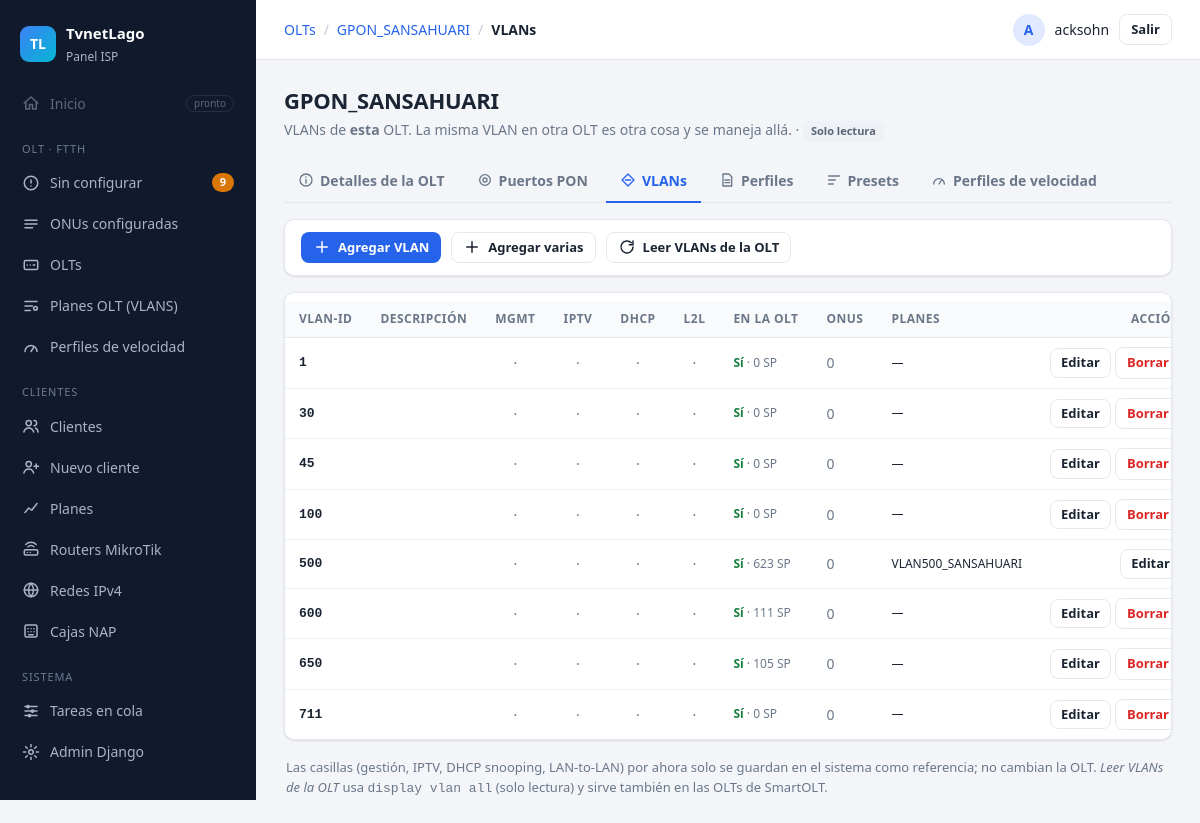
The app's page /olt/olts/5/vlans/ (signed in) with its own data.
### Aplicaciones/ServerOLT/models.py (models this page shows, shortened)
class OLT(models.Model):
    PROTOCOLOS = [("ssh", "SSH"), ("telnet", "Telnet")]
    nombre = models.CharField(max_length=50, unique=True)
    host = models.CharField(max_length=100)
    puerto_ssh = models.PositiveIntegerField("Puerto (SSH o Telnet)", default=22)
    usuario = models.CharField(max_length=50)
    clave = models.CharField(max_length=100)
    protocolo = models.CharField(max_length=6, choices=PROTOCOLOS, default="ssh")
    solo_lectura = models.BooleanField(
        default=False,
        help_text="Márcalo si esta OLT la maneja otro sistema (ej. SmartOLT): "
                  "solo se lee, nunca se autoriza ni se da de baja desde aquí.")
    snmp_comunidad = models.CharField(max_length=50, blank=True)
    snmp_puerto = models.PositiveIntegerField(default=161)
    activa = models.BooleanField(default=True)
    ACCIONES = [("", "—"), ("info", "Leyendo info de la OLT"),
                ("puertos", "Leyendo puertos PON"), ("puerto", "Cambiando puertos PON"),
                ("reset_pon", "Reiniciando ONUs de un puerto"),
                ("vlans", "Leyendo VLANs"), ("crear_vlan", "Creando VLANs"),
                ("perfiles_ont", "Leyendo perfiles")]
    modelo_equipo = models.CharField("Modelo", max_length=40, blank=True)
    version = models.CharField("Versión", max_length=60, blank=True)
    encendida_desde = models.DateTimeField(null=True, blank=True)
    tarjetas = models.JSONField(default=list, blank=True)
    conectada = models.BooleanField(null=True, blank=True, help_text="Resultado de la última conexión")
    info_leida = models.DateTimeField(null=True, blank=True)
    accion_pendiente = models.CharField(max_length=12, choices=ACCIONES, blank=True, default="")
    accion_desde = models.DateTimeField(null=True, blank=True)
    ultimo_error = models.TextField(blank=True)
    perfiles = models.JSONField(default=dict, blank=True)
    MINUTOS_TRABADA = 5  # paso 20b: una orden de OLT que no termina en este tiempo se da por fallida
    @property
    def accion_trabada(self):
        from datetime import timedelta
        from django.utils import timezone
        return bool(self.accion_pendiente and (self.accion_desde is None or
                    self.accion_desde < timezone.now() - timedelta(minutes=self.MINUTOS_TRABADA)))
    def liberar_si_trabada(self):
        if not self.accion_trabada:
            return False

class VLAN(models.Model):
    olt = models.ForeignKey(OLT, on_delete=models.CASCADE, related_name="vlans")
    vlan_id = models.PositiveSmallIntegerField("VLAN-ID")
    descripcion = models.CharField("Descripción", max_length=60, blank=True)
    gestion = models.BooleanField("Gestión / TR069 / VoIP", default=False)
    iptv = models.BooleanField("Multicast (IPTV)", default=False)
    dhcp_snooping = models.BooleanField("DHCP snooping", default=False)
    lan_to_lan = models.BooleanField("LAN-to-LAN", default=False)
    en_olt = models.BooleanField(null=True, blank=True, help_text="None = no se ha leído")
    tipo_olt = models.CharField(max_length=10, blank=True)
    service_ports = models.PositiveIntegerField(null=True, blank=True)
    creado = models.DateTimeField(auto_now_add=True)
    class Meta:
        verbose_name = "VLAN"
        verbose_name_plural = "VLANs"
        ordering = ["olt", "vlan_id"]
        constraints = [models.UniqueConstraint(fields=["olt", "vlan_id"], name="vlan_unica_por_olt")]

### Aplicaciones/ServerOLT/views.py (the view, shortened to what this page needs)
# urls.py: path("olts/<int:pk>/vlans/", views.vlans, name="vlans"),
@login_required
def vlans(request, pk):
    olt = get_object_or_404(OLT, pk=pk)
    olt.liberar_si_trabada()
    puede = request.user.has_perm("ServerOLT.change_olt")
    que = request.GET.get("form", "")
    form = form_multi = None
    return render(request, "olt/vlans.html", {
        "olt": olt, "vlans": _vlans_con_uso(olt), "form": form, "form_multi": form_multi,
        "cola": tasks.cola_de(olt), "sin_worker": _sin_worker(olt),
    })

### Aplicaciones/ServerOLT/templates/olt/vlans.html (shortened to what this page needs)
{% extends "panel/base.html" %}
{% block migas %}<a href="{% url 'olt:olts' %}">OLTs</a><span class="sep">/</span><a href="{% url 'olt:detalle_olt' olt.pk %}">{{ olt.nombre }}</a><span class="sep">/</span><strong>VLANs</strong>{% endblock %}
{% block contenido %}
<div class="cabecera">
  <div>
    <h1>{{ olt.nombre }}</h1>
    <p class="sub">VLANs de <strong>esta</strong> OLT. La misma VLAN en otra OLT es otra cosa y se maneja allá.
      {% if olt.solo_lectura %}· <span class="etiqueta etiqueta-gris">Solo lectura</span>{% endif %}</p>
  </div>
</div>
{% include "olt/_pestanas_olt.html" with pestana="vlans" %}
{% if form or form_multi %}
<form method="post" class="tarjeta formulario" style="max-width: 720px" novalidate>{% csrf_token %}
  {% if form %}
  <div class="tarjeta-titulo">Agregar VLAN</div>
  {% if form.non_field_errors %}<div class="aviso aviso-error"><span>{{ form.non_field_errors|join:" " }}</span></div>{% endif %}
  <div class="campos-2">
    {% include "clientes/_campo.html" with campo=form.vlan_id %}
    {% include "clientes/_campo.html" with campo=form.descripcion %}
  </div>
  {% include "clientes/_campo.html" with campo=form.gestion %}
  {% include "clientes/_campo.html" with campo=form.iptv %}
  {% include "clientes/_campo.html" with campo=form.dhcp_snooping %}
  {% include "clientes/_campo.html" with campo=form.lan_to_lan %}
  {% if form.crear_en_olt %}{% include "clientes/_campo.html" with campo=form.crear_en_olt %}{% endif %}
  {% else %}
  <div class="tarjeta-titulo">Agregar varias VLANs</div>
  {% include "clientes/_campo.html" with campo=form_multi.vlans %}
  {% include "clientes/_campo.html" with campo=form_multi.descripcion %}
  {% if form_multi.crear_en_olt %}{% include "clientes/_campo.html" with campo=form_multi.crear_en_olt %}{% endif %}
  {% endif %}
  <div class="aviso aviso-warning"><span>Recuerda agregar la VLAN al <strong>puerto de subida (uplink)</strong> de la OLT, si no, el tráfico no llega al MikroTik. Eso no se hace solo (igual que en SmartOLT).</span></div>
  <div class="acciones">
    <a class="btn btn-fantasma" href="{% url 'olt:vlans' olt.pk %}">Cancelar</a>
    <button class="btn btn-primario" type="submit" data-cargando="Guardando…">
      <svg viewBox="0 0 24 24"><path d="M5 12.5l4.5 4.5L19 7.5"/></svg> Guardar</button>
  </div>
</form>
{% else %}
<div class="tarjeta barra-acciones">
  {% if perms.ServerOLT.change_olt %}
  <a class="btn btn-primario btn-sm" href="?form=una"><svg viewBox="0 0 24 24"><path d="M12 5v14M5 12h14"/></svg> Agregar VLAN</a>
  <a class="btn btn-fantasma btn-sm" href="?form=varias"><svg viewBox="0 0 24 24"><path d="M12 5v14M5 12h14"/></svg> Agregar varias</a>
  {% endif %}
  <form method="post" action="{% url 'olt:vlan_accion' olt.pk %}">{% csrf_token %}
    <button class="btn btn-fantasma btn-sm" name="accion" value="leer" type="submit" data-cargando="Enviando…" {% if olt.accion_pendiente %}disabled{% endif %}>
      <svg viewBox="0 0 24 24"><path d="M20 12a8 8 0 11-2.3-5.7M20 4v5h-5"/></svg> Leer VLANs de la OLT</button>
  </form>
</div>
<div id="tabla-vlans" data-vivo>
<div class="tarjeta separada-arriba">
  <div class="tabla-scroll">
  <table class="tabla tabla-compacta">
    <thead><tr><th>VLAN-ID</th><th>Descripción</th><th class="centro" title="Gestión / TR069 / VoIP">Mgmt</th><th class="centro">IPTV</th><th class="centro" title="DHCP snooping">DHCP</th><th class="centro" title="LAN-to-LAN">L2L</th><th>En la OLT</th><th>ONUs</th><th>Planes</th><th class="der">Acción</th></tr></thead>
    <tbody>
    {% for v in vlans %}
      <tr>
        <td class="mono"><strong>{{ v.vlan_id }}</strong></td>
        <td>{{ v.descripcion|default:"" }}</td>
        <td class="centro">{% if v.gestion %}✔{% else %}<span class="tenue">·</span>{% endif %}</td>
        <td class="centro">{% if v.iptv %}✔{% else %}<span class="tenue">·</span>{% endif %}</td>
        <td class="centro">{% if v.dhcp_snooping %}✔{% else %}<span class="tenue">·</span>{% endif %}</td>
        <td class="centro">{% if v.lan_to_lan %}✔{% else %}<span class="tenue">·</span>{% endif %}</td>
        <td class="chico">{% if v.en_olt %}<span class="texto-verde">Sí</span> <span class="tenue">{% if v.service_ports is not None %}· {{ v.service_ports }} SP{% endif %}</span>{% elif v.en_olt is False %}<span class="texto-peligro">No está</span>{% else %}<span class="tenue">sin leer</span>{% endif %}</td>
        <td>{% if v.onus %}<a href="{% url 'olt:configuradas' %}?olt={{ olt.pk }}">{{ v.onus }}</a>{% else %}<span class="tenue">0</span>{% endif %}</td>
        <td class="chico">{{ v.planes|join:", "|default:"—" }}</td>
        <td class="der"><div class="acciones-pon">
          {% if perms.ServerOLT.change_olt %}
          <details class="config-pon"><summary class="btn btn-fantasma btn-sm">Editar</summary>
          </details>
          {% if not v.onus and not v.planes %}
          <form method="post" action="{% url 'olt:vlan_accion' olt.pk %}" onsubmit="return confirm('¿Quitar la VLAN {{ v.vlan_id }} de {{ olt.nombre|escapejs }} en el sistema? (En la OLT no se borra.)')">{% csrf_token %}
            <button class="btn btn-fantasma btn-sm texto-peligro" type="submit">Borrar</button>
          </form>
          {% endif %}
          {% endif %}
        </div></td>
      </tr>
    {% empty %}
      <tr><td colspan="10"><div class="vacio">
        <strong>{{ olt.nombre }} todavía no tiene VLANs en el sistema</strong>
        <span>Pulsa <em>Leer VLANs de la OLT</em> para traer las que ya existen (no cambia nada en la OLT), o agrégalas con <em>Agregar VLAN</em>.</span>
      </div></td></tr>
    {% endfor %}
    </tbody>
  </table>
  </div>
</div>
</div>
<p class="nota">Las casillas (gestión, IPTV, DHCP snooping, LAN-to-LAN) por ahora solo se guardan en el sistema como referencia; no cambian la OLT.
  <em>Leer VLANs de la OLT</em> usa <span class="mono">display vlan all</span> (solo lectura) y sirve también en las OLTs de SmartOLT.</p>
{% endif %}
{% endblock %}

### templates/panel/base.html (shortened to what this page needs)
{% load static %}<!DOCTYPE html>
<html lang="es">
<head>
  <link rel="stylesheet" href="{% static 'vendor/select2/select2.min.css' %}">
  <link rel="stylesheet" href="{% static 'css/panel.css' %}">
</head>
<body>
<div class="app">
  <aside class="sidebar" id="sidebar">
    <div class="marca">
      <span class="marca-logo">TL</span>
      <div><strong>TvnetLago</strong><small>Panel ISP</small></div>
    </div>
    {% with ruta=request.resolver_match.view_name %}
    <nav>
      <a class="item deshabilitado" title="Próximamente">
        <svg viewBox="0 0 24 24"><path d="M3 12l9-8 9 8M5 10v10h5v-6h4v6h5V10"/></svg>
        Inicio <span class="pronto">pronto</span>
      </a>
      <p class="seccion">OLT · FTTH</p>
      <a class="item {% if ruta == 'olt:sin_configurar' or ruta == 'olt:autorizar' %}activo{% endif %}"
         href="{% url 'olt:sin_configurar' %}">
        <svg viewBox="0 0 24 24"><circle cx="12" cy="12" r="9"/><path d="M12 8v4M12 16h.01"/></svg>
        Sin configurar
        <span id="menu-pendientes" data-vivo class="contador-caja">{% if menu_pendientes %}<span class="contador">{{ menu_pendientes }}</span>{% endif %}</span>
      </a>
      <a class="item {% if ruta == 'olt:configuradas' or ruta == 'olt:detalle_onu' %}activo{% endif %}" href="{% url 'olt:configuradas' %}">
        <svg viewBox="0 0 24 24"><path d="M4 7h16M4 12h16M4 17h10"/></svg>
        ONUs configuradas
      </a>
      <a class="item {% if ruta == 'olt:olts' or ruta == 'olt:detalle_olt' or ruta == 'olt:olt_nueva' or ruta == 'olt:olt_editar' %}activo{% endif %}" href="{% url 'olt:olts' %}">
        <svg viewBox="0 0 24 24"><rect x="3" y="6" width="18" height="12" rx="2"/><path d="M7 12h.01M11 12h.01M15 12h2"/></svg>
        OLTs
      </a>
      <a class="item {% if ruta == 'olt:planes_olt' or ruta == 'olt:plan_olt_nuevo' or ruta == 'olt:plan_olt_editar' %}activo{% endif %}" href="{% url 'olt:planes_olt' %}">
        <svg viewBox="0 0 24 24"><path d="M4 6h16M4 12h10M4 18h7"/><circle cx="18" cy="15" r="2.5"/></svg>
        Planes OLT (VLANS)
      </a>
      <a class="item {% if ruta == 'olt:velocidades' or ruta == 'olt:velocidad_nueva' or ruta == 'olt:velocidad_editar' %}activo{% endif %}" href="{% url 'olt:velocidades' %}">
        <svg viewBox="0 0 24 24"><path d="M4 18a8 8 0 1 1 16 0"/><path d="M12 18l4-6"/></svg>
        Perfiles de velocidad
      </a>
      <p class="seccion">Clientes</p>
      <a class="item {% if request.resolver_match.namespace == 'clientes' and ruta != 'clientes:nuevo' and 'plan' not in ruta and 'router' not in ruta %}activo{% endif %}" href="{% url 'clientes:lista' %}">
        <svg viewBox="0 0 24 24"><circle cx="9" cy="8" r="3.5"/><path d="M2.5 20c.8-3.5 3.3-5.5 6.5-5.5s5.7 2 6.5 5.5M16 4.5a3.5 3.5 0 010 7M18 14.6c1.9.7 3 2.6 3.5 5.4"/></svg>
        Clientes
      </a>
      {% if perms.ServerMikro.add_cliente %}
      <a class="item {% if ruta == 'clientes:nuevo' %}activo{% endif %}" href="{% url 'clientes:nuevo' %}">
        <svg viewBox="0 0 24 24"><circle cx="9" cy="8" r="3.5"/><path d="M2.5 20c.8-3.5 3.3-5.5 6.5-5.5s5.7 2 6.5 5.5M19 8v6M16 11h6"/></svg>
        Nuevo cliente
      </a>
      {% endif %}
      <a class="item {% if ruta == 'clientes:planes' or ruta == 'clientes:plan_nuevo' or ruta == 'clientes:plan_editar' %}activo{% endif %}" href="{% url 'clientes:planes' %}">
        <svg viewBox="0 0 24 24"><path d="M4 18l5-6 4 3 7-9"/></svg>
        Planes
      </a>
      <a class="item {% if 'router' in ruta %}activo{% endif %}" href="{% url 'clientes:routers' %}">
        <svg viewBox="0 0 24 24"><rect x="3" y="13" width="18" height="7" rx="2"/><path d="M7 16.5h.01M11 16.5h.01M8 9a6 6 0 018 0M5 6a10 10 0 0114 0"/></svg>
        Routers MikroTik
      </a>
      <a class="item {% if ruta == 'clientes:redes' or 'clientes:red_' in ruta %}activo{% endif %}" href="{% url 'clientes:redes' %}">
        <svg viewBox="0 0 24 24"><circle cx="12" cy="12" r="9"/><path d="M3 12h18M12 3a14 14 0 010 18M12 3a14 14 0 000 18"/></svg>
        Redes IPv4
      </a>
      <a class="item {% if 'clientes:nap' in ruta %}activo{% endif %}" href="{% url 'clientes:naps' %}">
        <svg viewBox="0 0 24 24"><rect x="4" y="4" width="16" height="16" rx="2"/><path d="M8 9h.01M12 9h.01M16 9h.01M8 13h.01M12 13h.01M16 13h.01M9 17h6"/></svg>
        Cajas NAP
      </a>
      <p class="seccion">Sistema</p>
      <a class="item {% if ruta == 'tareas:lista' %}activo{% endif %}" href="{% url 'tareas:lista' %}">
        <svg viewBox="0 0 24 24"><path d="M4 6h16M4 12h16M4 18h16"/><circle cx="8" cy="6" r="1.5"/><circle cx="14" cy="12" r="1.5"/><circle cx="10" cy="18" r="1.5"/></svg>
        Tareas en cola
      </a>
      {% if user.is_staff %}
      <a class="item" href="{% url 'admin:index' %}">
        <svg viewBox="0 0 24 24"><circle cx="12" cy="12" r="3"/><path d="M12 2v3M12 19v3M2 12h3M19 12h3M4.9 4.9L7 7M17 17l2.1 2.1M4.9 19.1L7 17M17 7l2.1-2.1"/></svg>
        Admin Django
      </a>
      {% endif %}
    </nav>
    {% endwith %}
  </aside>
  <div class="principal">
    <header class="topbar">
      <div class="migas">{% block migas %}{% endblock %}</div>
      {% if user.is_authenticated %}
      <form method="post" action="{% url 'logout' %}" class="usuario">
        <span class="avatar">{{ user.username|slice:":1"|upper }}</span>
        <span class="usuario-nombre">{{ user.username }}</span>
        <button type="submit" class="btn btn-fantasma btn-sm">Salir</button>
      </form>
      {% endif %}
    </header>
    <main class="contenido">
      {% block contenido %}{% endblock %}
    </main>
  </div>
</div>
</body>
</html>

### records on screen
OLT: nombre "GPON_SANSAHUARI"
VLAN: vlan_id "1", service_ports "0", planes "—"
VLAN: vlan_id "30", service_ports "0", planes "—"
VLAN: vlan_id "45", service_ports "0", planes "—"
VLAN: vlan_id "100", service_ports "0", planes "—"
VLAN: vlan_id "500", service_ports "623", planes "VLAN500_SANSAHUARI"
VLAN: vlan_id "600", service_ports "111", planes "—"
VLAN: vlan_id "650", service_ports "105", planes "—"
VLAN: vlan_id "711", service_ports "0", planes "—"

### other values on screen
{{ menu_pendientes }} "9"
{{ user.username|slice:":1"|upper }} "A"
{{ user.username }} "acksohn"
